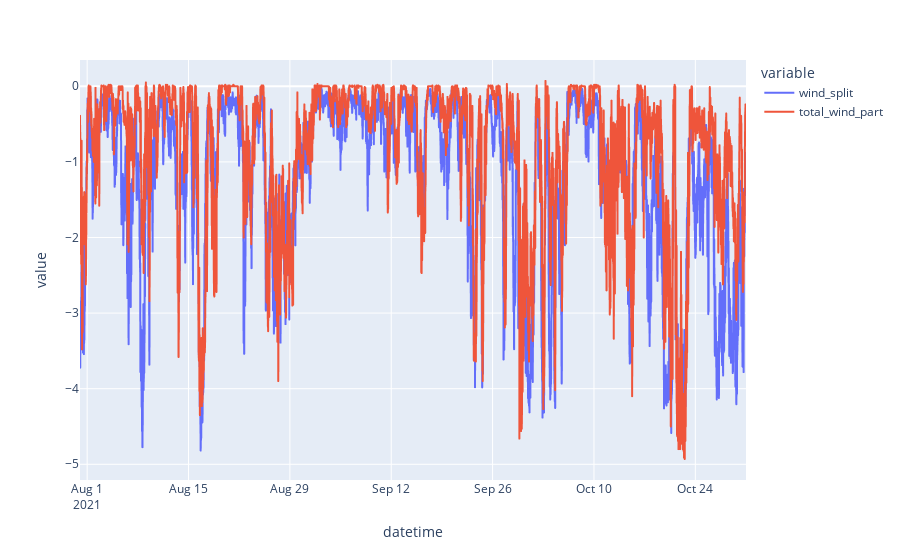

The cell this chart's notebook holds for it:
### Code cell
# Compare the wind split results to the actual value
fig_compare_result_wind=pd.concat([result['wind_split'], test_data['total_wind_part']], axis=1).plot()
fig_compare_result_wind.show()

### Figure 1 — Plotly figure (JSON) as saved in the notebook; plotly's stock layout.template omitted (floating-point values rounded to 4 significant figures; data arrays with more than 128 entries replaced by an {"elided": "..."} marker saying what was removed)
{"data": [{"hovertemplate": "variable=wind_split<br>datetime=%{x}<br>value=%{y}<extra></extra>", "legendgroup": "wind_split", "line": {"color": "#636efa", "dash": "solid"}, "marker": {"symbol": "circle"}, "mode": "lines", "name": "wind_split", "showlegend": true, "type": "scattergl", "x": {"elided": "8832 str values"}, "xaxis": "x", "y": {"elided": "8832 float values"}, "yaxis": "y"}, {"hovertemplate": "variable=total_wind_part<br>datetime=%{x}<br>value=%{y}<extra></extra>", "legendgroup": "total_wind_part", "line": {"color": "#EF553B", "dash": "solid"}, "marker": {"symbol": "circle"}, "mode": "lines", "name": "total_wind_part", "showlegend": true, "type": "scattergl", "x": {"elided": "8832 str values"}, "xaxis": "x", "y": {"elided": "8832 float values"}, "yaxis": "y"}], "layout": {"legend": {"title": {"text": "variable"}, "tracegroupgap": 0}, "margin": {"t": 60}, "xaxis": {"anchor": "y", "domain": [0, 1], "title": {"text": "datetime"}}, "yaxis": {"anchor": "x", "domain": [0, 1], "title": {"text": "value"}}}}
